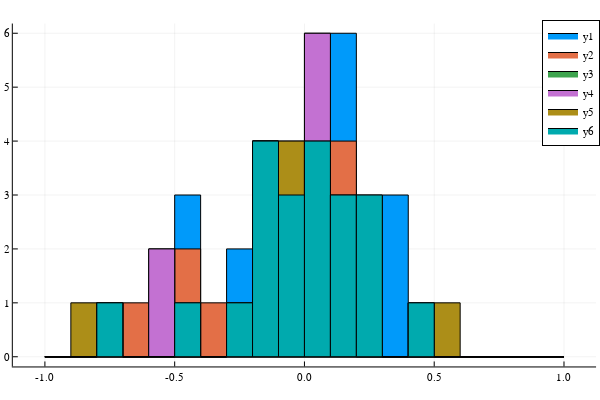

Notebook code cell kept with this figure:
### Code cell
histogram((hcat(a_est[10],a_svd[10],a_est[1],a_svd[1],a_naive,a_diag) .- a)./a, bin =-1:0.1:1)
